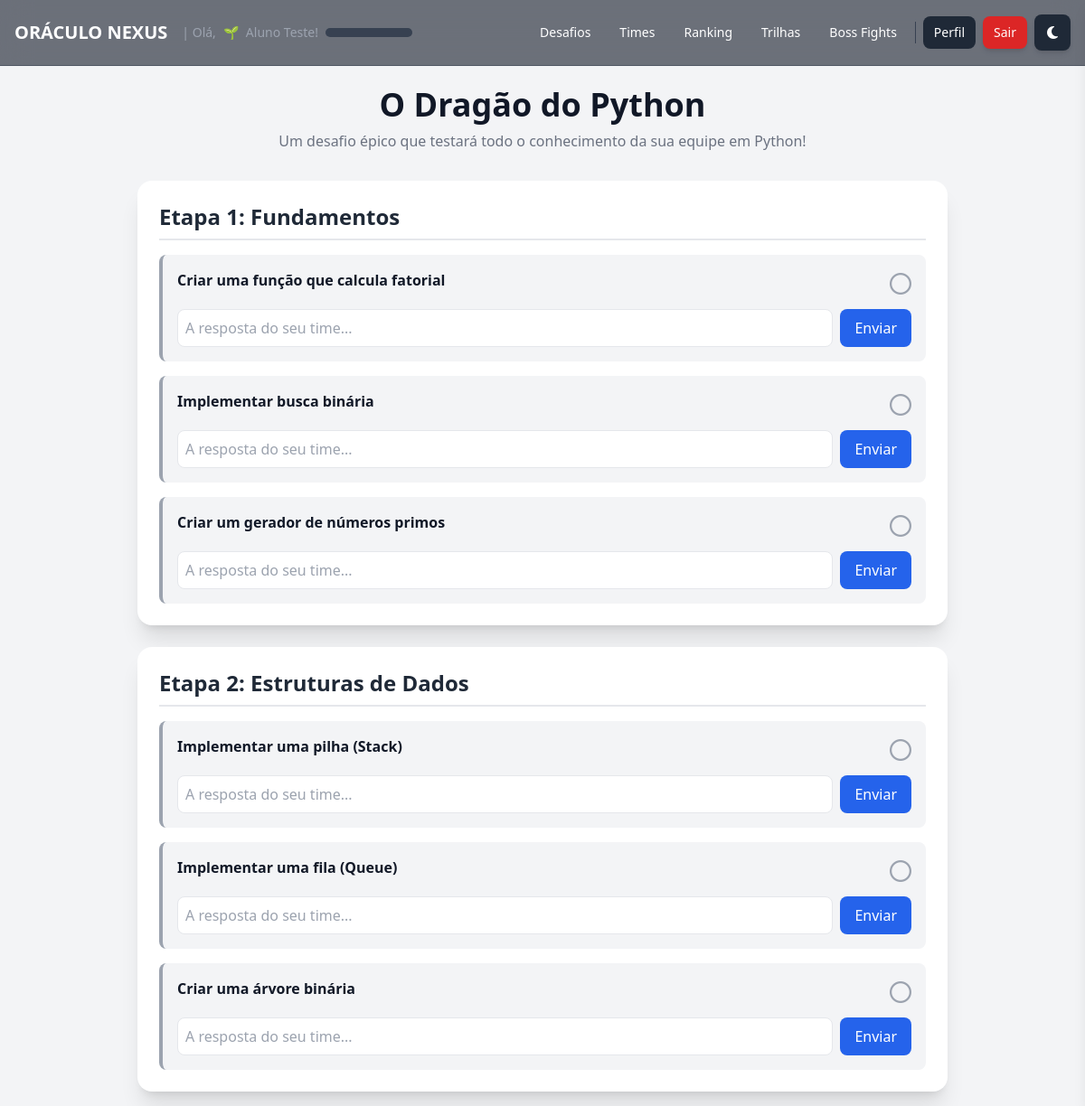
Page /bossfight/1 (signed in) on the committed database.
### app.py (models this page shows)
class Level(db.Model):
    id = db.Column(db.Integer, primary_key=True)
    name = db.Column(db.String(50), unique=True, nullable=False)
    min_points = db.Column(db.Integer, unique=True, nullable=False, index=True)
    insignia = db.Column(db.String(255), nullable=True)  # URL ou emoji

class User(UserMixin, db.Model):
    id = db.Column(db.Integer, primary_key=True)
    name = db.Column(db.String(100), nullable=False)
    email = db.Column(db.String(100), unique=True, nullable=False)
    password = db.Column(db.String(200), nullable=False)
    is_admin = db.Column(db.Boolean, default=False)
    phone = db.Column(db.String(20))
    registered_at = db.Column(db.DateTime, default=datetime.utcnow)
    last_login = db.Column(db.DateTime)
    points = db.Column(db.Integer, default=0)
    level_id = db.Column(db.Integer, db.ForeignKey('level.id'), nullable=True)
    level = db.relationship('Level', backref='users')
    team_id = db.Column(db.Integer, db.ForeignKey('team.id'), nullable=True)
    avatar_url = db.Column(db.String(255), nullable=True)

class BossFight(db.Model):
    id = db.Column(db.Integer, primary_key=True)
    name = db.Column(db.String(200), unique=True, nullable=False)
    description = db.Column(db.Text, nullable=False)
    reward_points = db.Column(db.Integer, nullable=False)
    is_active = db.Column(db.Boolean, default=False)
    image_url = db.Column(db.String(255), nullable=True)
    stages = db.relationship('BossFightStage', backref='boss_fight', lazy='dynamic', order_by='BossFightStage.order')

class BossFightStage(db.Model):
    id = db.Column(db.Integer, primary_key=True)
    boss_fight_id = db.Column(db.Integer, db.ForeignKey('boss_fight.id'), nullable=False)
    name = db.Column(db.String(200), nullable=False)
    order = db.Column(db.Integer, nullable=False)
    steps = db.relationship('BossFightStep', backref='stage', lazy='dynamic', order_by='BossFightStep.id', cascade='all, delete-orphan')

class BossFightStep(db.Model):
    id = db.Column(db.Integer, primary_key=True)
    stage_id = db.Column(db.Integer, db.ForeignKey('boss_fight_stage.id'), nullable=False)
    description = db.Column(db.Text, nullable=False)
    expected_answer = db.Column(db.String(500), nullable=False)

### app.py (the view)
@app.route('/bossfight/<int:boss_id>')
@login_required
def view_boss_fight(boss_id):
    if not current_user.team:
        flash('Você precisa estar em uma equipe para acessar Boss Fights.', 'warning')
        return redirect(url_for('list_boss_fights'))
    boss = BossFight.query.get_or_404(boss_id)
    team_progress = TeamBossProgress.query.filter_by(team_id=current_user.team_id).all()
    completed_step_ids = {progress.step_id for progress in team_progress}
    return render_template('view_boss_fight.html', boss=boss, completed_step_ids=completed_step_ids, team_progress=team_progress)

### app.py (called while the page is built)
@login_manager.user_loader
def load_user(user_id):
    return User.query.get(int(user_id))

@app.context_processor
def inject_user_gamification_data():
    if current_user.is_authenticated and current_user.level:
        return dict(user_level_insignia=current_user.level.insignia)
    return dict(user_level_insignia='')

@app.context_processor
def inject_gamification_progress():
    if not current_user.is_authenticated:
        return {}
    progress_data = {'percentage': 0, 'next_level_points': None}
    if current_user.level:
        current_level = current_user.level
        next_level = Level.query.filter(Level.min_points > current_level.min_points).order_by(Level.min_points.asc()).first()
        if next_level:
            points_for_level = next_level.min_points - current_level.min_points
            points_achieved = current_user.points - current_level.min_points
            progress_data['percentage'] = max(0, min(100, (points_achieved / points_for_level) * 100 if points_for_level > 0 else 100))
            progress_data['next_level_points'] = next_level.min_points
        else:
            progress_data['percentage'] = 100
    return dict(progress=progress_data)

### templates/view_boss_fight.html (shortened to what this page needs)
{% extends "base_user.html" %}
{% block content %}
<div class="w-full max-w-4xl mx-auto">
    <div class="text-center mb-8">
        <h1 class="text-4xl font-bold text-gray-900 dark:text-white">{{ boss.name }}</h1>
        <p class="text-gray-500 dark:text-gray-400 mt-2">{{ boss.description }}</p>
    </div>
    <div class="space-y-6">
        {% for stage in boss.stages %}
            <div class="bg-white dark:bg-gray-800 p-6 rounded-2xl shadow-xl">
                <h2 class="text-2xl font-bold text-gray-800 dark:text-gray-200 border-b-2 dark:border-gray-700 pb-2 mb-4">Etapa {{ stage.order }}: {{ stage.name }}</h2>
                <ul class="space-y-4">
                    {% for step in stage.steps %}
                        <li class="p-4 rounded-lg {% if step.id in completed_step_ids %}bg-green-100 dark:bg-green-900/50 border-l-4 border-green-500{% else %}bg-gray-100 dark:bg-gray-900/50 border-l-4 border-gray-400{% endif %}">
                            <div class="flex justify-between items-start">
                                <div>
                                    <p class="font-semibold">{{ step.description }}</p>
                                </div>
                                {% if step.id in completed_step_ids %}
                                    <i class="fas fa-check-circle text-green-500 text-2xl"></i>
                                {% else %}
                                    <i class="far fa-circle text-gray-400 text-2xl"></i>
                                {% endif %}
                            </div>
                            {% if step.id not in completed_step_ids %}
                                <form method="POST" action="{{ url_for('submit_boss_step', step_id=step.id) }}" class="mt-3 flex gap-2">
                                    <input type="text" name="answer" class="w-full p-2 border rounded-lg dark:bg-gray-700 dark:border-gray-600" placeholder="A resposta do seu time...">
                                    <button type="submit" class="bg-blue-600 text-white px-4 rounded-lg hover:bg-blue-700">Enviar</button>
                                </form>
                            {% endif %}
                        </li>
                    {% endfor %}
                </ul>
            </div>
        {% endfor %}
    </div>
</div>
{% endblock %}

### templates/base_user.html (shortened to what this page needs)
<!DOCTYPE html>
<html lang="pt-BR" class="">
<head>
    <script src="https://cdn.tailwindcss.com"></script>
    <link href="{{ url_for('static', filename='styles.css') }}" rel="stylesheet">
    <link rel="stylesheet" href="https://cdnjs.cloudflare.com/ajax/libs/font-awesome/6.4.2/css/all.min.css">
</head>
<body class="bg-gray-100 dark:bg-gray-900 text-gray-900 dark:text-gray-100 flex flex-col min-h-screen font-sans">
    <header class="fixed top-0 left-0 right-0 z-20 bg-gray-900/60 backdrop-blur-lg border-b border-gray-700/50 p-4 flex justify-between items-center text-white">
        <div class="flex items-center space-x-4">
            <a href="{{ url_for('index') }}" class="text-xl font-bold hover:text-gray-300 transition">ORÁCULO NEXUS</a>
            <div class="text-sm text-gray-400 hidden lg:flex items-center space-x-2">
                <span>| Olá,</span>
                {% if current_user.level and current_user.level.insignia %}
                    {% if 'cloudinary' in current_user.level.insignia %}
                        <img src="{{ current_user.level.insignia }}" alt="{{ current_user.level.name }}" class="w-5 h-5 rounded-full inline-block">
                    {% else %}
                        <span>{{ current_user.level.insignia }}</span>
                    {% endif %}
                {% endif %}
                <span>{{ current_user.name }}!</span>
                <div class="w-24 bg-gray-700 rounded-full h-2.5 ml-2" title="{{ progress.percentage|round(1) }}%">
                </div>
            </div>
        </div>
        <nav class="hidden md:flex items-center space-x-2">
            <a href="{{ url_for('list_challenges') }}" class="text-sm px-3 py-2 rounded-lg hover:bg-gray-700 transition">Desafios</a>
            <a href="{{ url_for('teams_list') }}" class="text-sm px-3 py-2 rounded-lg hover:bg-gray-700 transition">Times</a>
            <a href="{{ url_for('ranking') }}" class="text-sm px-3 py-2 rounded-lg hover:bg-gray-700 transition">Ranking</a>
            <a href="{{ url_for('list_paths') }}" class="text-sm px-3 py-2 rounded-lg hover:bg-gray-700 transition">Trilhas</a>
            <a href="{{ url_for('list_boss_fights') }}" class="text-sm px-3 py-2 rounded-lg hover:bg-gray-700 transition">Boss Fights</a>
            <a href="{{ url_for('profile') }}" class="text-sm px-3 py-2 bg-gray-800 text-white rounded-lg hover:bg-gray-700 transition">Perfil</a>
            <a href="{{ url_for('logout') }}" class="text-sm px-3 py-2 bg-red-600 text-white rounded-lg hover:bg-red-500 transition shadow-md">Sair</a>
            <button id="theme-toggle" title="Alternar tema" class="w-10 h-10 flex items-center justify-center bg-gray-800 rounded-lg hover:bg-gray-700 transition shadow-md">
                <i class="fas fa-moon"></i>
            </button>
        </nav>
    </header>
    <main class="flex-1 flex flex-col items-center pt-24 pb-4 px-4 w-full">
        {% block content %}{% endblock %}
    </main>
</body>
</html>

### static/styles.css (style rules this page uses)
:root { --primary-500: #3b82f6; --primary-600: #2563eb; --success-500: #10b981; --error-500: #ef4444; --bg-light-primary: #f3f4f6; --bg-light-secondary: #ffffff; --bg-light-tertiary: #f9fafb; --text-light-primary: #111827; --text-light-secondary: #6b7280; --border-light: #e5e7eb; --chat-user-bubble-bg: linear-gradient(135deg, #3b82f6, #60a5fa); --chat-bot-bubble-bg: #f3f4f6; --chat-welcome-bubble-bg: #eef2ff; --font-family-base: 'Inter', -apple-system, BlinkMacSystemFont, 'Segoe UI', Roboto, sans-serif; }
*, *::before, *::after { box-sizing: border-box; margin: 0; padding: 0; }
html { scroll-behavior: smooth; }
body { font-family: var(--font-family-base); line-height: 1.6; background-color: var(--bg-light-primary); color: var(--text-light-primary); transition: background-color 0.3s, color 0.3s; }

### rows in the picture
Level: level.insignia "🌱"
User: name "Aluno Teste"
BossFight: name "O Dragão do Python", description "Um desafio épico que testará todo o conhecimento da sua equipe em Python!"
BossFightStage: order "1", name "Fundamentos"
BossFightStep: description "Criar uma função que calcula fatorial"
BossFightStep: description "Implementar busca binária"
BossFightStep: description "Criar um gerador de números primos"
BossFightStage: order "2", name "Estruturas de Dados"
BossFightStep: description "Implementar uma pilha (Stack)"
BossFightStep: description "Implementar uma fila (Queue)"
BossFightStep: description "Criar uma árvore binária"
